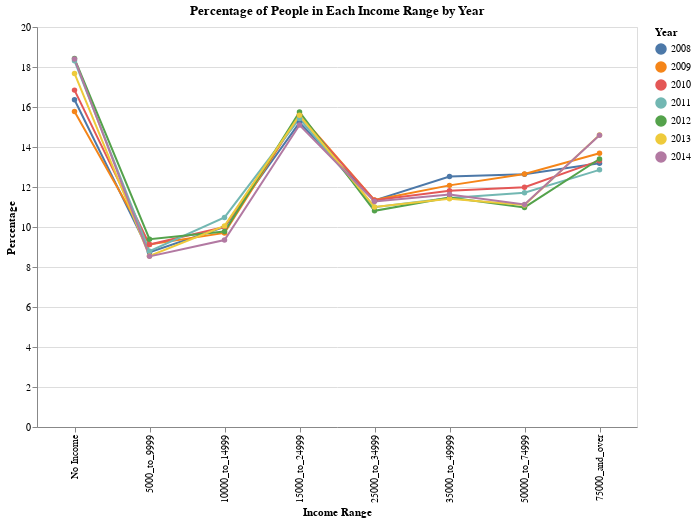

The cell this chart's notebook holds for it:
### Markdown cell above
- **Below is a line chart depicting the same information from the dataframe above.** 
    - **As we can see, the distribution of wealth hasn't changed significantly over time.**

### Code cell
line_chart = alt.Chart(year_percentages_melted).mark_line(point = True).encode(
    x= alt.X('Income Range', sort=['No Income', '5000_to_9999', '10000_to_14999', '15000_to_24999', 
                                   '25000_to_34999', '35000_to_49999', '50000_to_74999', '75000_and_over']),
    y='Percentage',
    color=alt.Color('Year:N')
).properties(
    title='Percentage of People in Each Income Range by Year',
    width=600,
    height=400
)

line_chart

### Figure 1 — Vega-Lite specification as saved in the notebook (floating-point values rounded to 4 significant figures)
{"config": {"view": {"continuousWidth": 400, "continuousHeight": 300}}, "data": {"name": "data-a46981949fb557c4845aab43775545b8"}, "mark": {"type": "line", "point": true}, "encoding": {"color": {"field": "Year", "type": "nominal"}, "x": {"field": "Income Range", "sort": ["No Income", "5000_to_9999", "10000_to_14999", "15000_to_24999", "25000_to_34999", "35000_to_49999", "50000_to_74999", "75000_and_over"], "type": "nominal"}, "y": {"field": "Percentage", "type": "quantitative"}}, "height": 400, "title": "Percentage of People in Each Income Range by Year", "width": 600, "$schema": "https://vega.github.io/schema/vega-lite/v4.17.0.json", "datasets": {"data-a46981949fb557c4845aab43775545b8": [{"Year": 2008, "Income Range": "No Income", "Percentage": 16.36}, {"Year": 2009, "Income Range": "No Income", "Percentage": 15.77}, {"Year": 2010, "Income Range": "No Income", "Percentage": 16.84}, {"Year": 2011, "Income Range": "No Income", "Percentage": 18.31}, {"Year": 2012, "Income Range": "No Income", "Percentage": 18.42}, {"Year": 2013, "Income Range": "No Income", "Percentage": 17.68}, {"Year": 2014, "Income Range": "No Income", "Percentage": 18.4}, {"Year": 2008, "Income Range": "5000_to_9999", "Percentage": 8.736}, {"Year": 2009, "Income Range": "5000_to_9999", "Percentage": 9.127}, {"Year": 2010, "Income Range": "5000_to_9999", "Percentage": 9.122}, {"Year": 2011, "Income Range": "5000_to_9999", "Percentage": 8.787}, {"Year": 2012, "Income Range": "5000_to_9999", "Percentage": 9.391}, {"Year": 2013, "Income Range": "5000_to_9999", "Percentage": 8.553}, {"Year": 2014, "Income Range": "5000_to_9999", "Percentage": 8.532}, {"Year": 2008, "Income Range": "10000_to_14999", "Percentage": 10.0}, {"Year": 2009, "Income Range": "10000_to_14999", "Percentage": 9.705}, {"Year": 2010, "Income Range": "10000_to_14999", "Percentage": 10.0}, {"Year": 2011, "Income Range": "10000_to_14999", "Percentage": 10.48}, {"Year": 2012, "Income Range": "10000_to_14999", "Percentage": 9.777}, {"Year": 2013, "Income Range": "10000_to_14999", "Percentage": 10.06}, {"Year": 2014, "Income Range": "10000_to_14999", "Percentage": 9.35}, {"Year": 2008, "Income Range": "15000_to_24999", "Percentage": 15.22}, {"Year": 2009, "Income Range": "15000_to_24999", "Percentage": 15.63}, {"Year": 2010, "Income Range": "15000_to_24999", "Percentage": 15.57}, {"Year": 2011, "Income Range": "15000_to_24999", "Percentage": 15.42}, {"Year": 2012, "Income Range": "15000_to_24999", "Percentage": 15.74}, {"Year": 2013, "Income Range": "15000_to_24999", "Percentage": 15.59}, {"Year": 2014, "Income Range": "15000_to_24999", "Percentage": 15.1}, {"Year": 2008, "Income Range": "25000_to_34999", "Percentage": 11.33}, {"Year": 2009, "Income Range": "25000_to_34999", "Percentage": 11.35}, {"Year": 2010, "Income Range": "25000_to_34999", "Percentage": 11.34}, {"Year": 2011, "Income Range": "25000_to_34999", "Percentage": 10.99}, {"Year": 2012, "Income Range": "25000_to_34999", "Percentage": 10.81}, {"Year": 2013, "Income Range": "25000_to_34999", "Percentage": 11.0}, {"Year": 2014, "Income Range": "25000_to_34999", "Percentage": 11.28}, {"Year": 2008, "Income Range": "35000_to_49999", "Percentage": 12.52}, {"Year": 2009, "Income Range": "35000_to_49999", "Percentage": 12.08}, {"Year": 2010, "Income Range": "35000_to_49999", "Percentage": 11.82}, {"Year": 2011, "Income Range": "35000_to_49999", "Percentage": 11.45}, {"Year": 2012, "Income Range": "35000_to_49999", "Percentage": 11.47}, {"Year": 2013, "Income Range": "35000_to_49999", "Percentage": 11.42}, {"Year": 2014, "Income Range": "35000_to_49999", "Percentage": 11.62}, {"Year": 2008, "Income Range": "50000_to_74999", "Percentage": 12.64}, {"Year": 2009, "Income Range": "50000_to_74999", "Percentage": 12.65}, {"Year": 2010, "Income Range": "50000_to_74999", "Percentage": 11.99}, {"Year": 2011, "Income Range": "50000_to_74999", "Percentage": 11.71}, {"Year": 2012, "Income Range": "50000_to_74999", "Percentage": 10.98}, {"Year": 2013, "Income Range": "50000_to_74999", "Percentage": 11.1}, {"Year": 2014, "Income Range": "50000_to_74999", "Percentage": 11.13}, {"Year": 2008, "Income Range": "75000_and_over", "Percentage": 13.19}, {"Year": 2009, "Income Range": "75000_and_over", "Percentage": 13.69}, {"Year": 2010, "Income Range": "75000_and_over", "Percentage": 13.32}, {"Year": 2011, "Income Range": "75000_and_over", "Percentage": 12.86}, {"Year": 2012, "Income Range": "75000_and_over", "Percentage": 13.4}, {"Year": 2013, "Income Range": "75000_and_over", "Percentage": 14.61}, {"Year": 2014, "Income Range": "75000_and_over", "Percentage": 14.59}]}}
